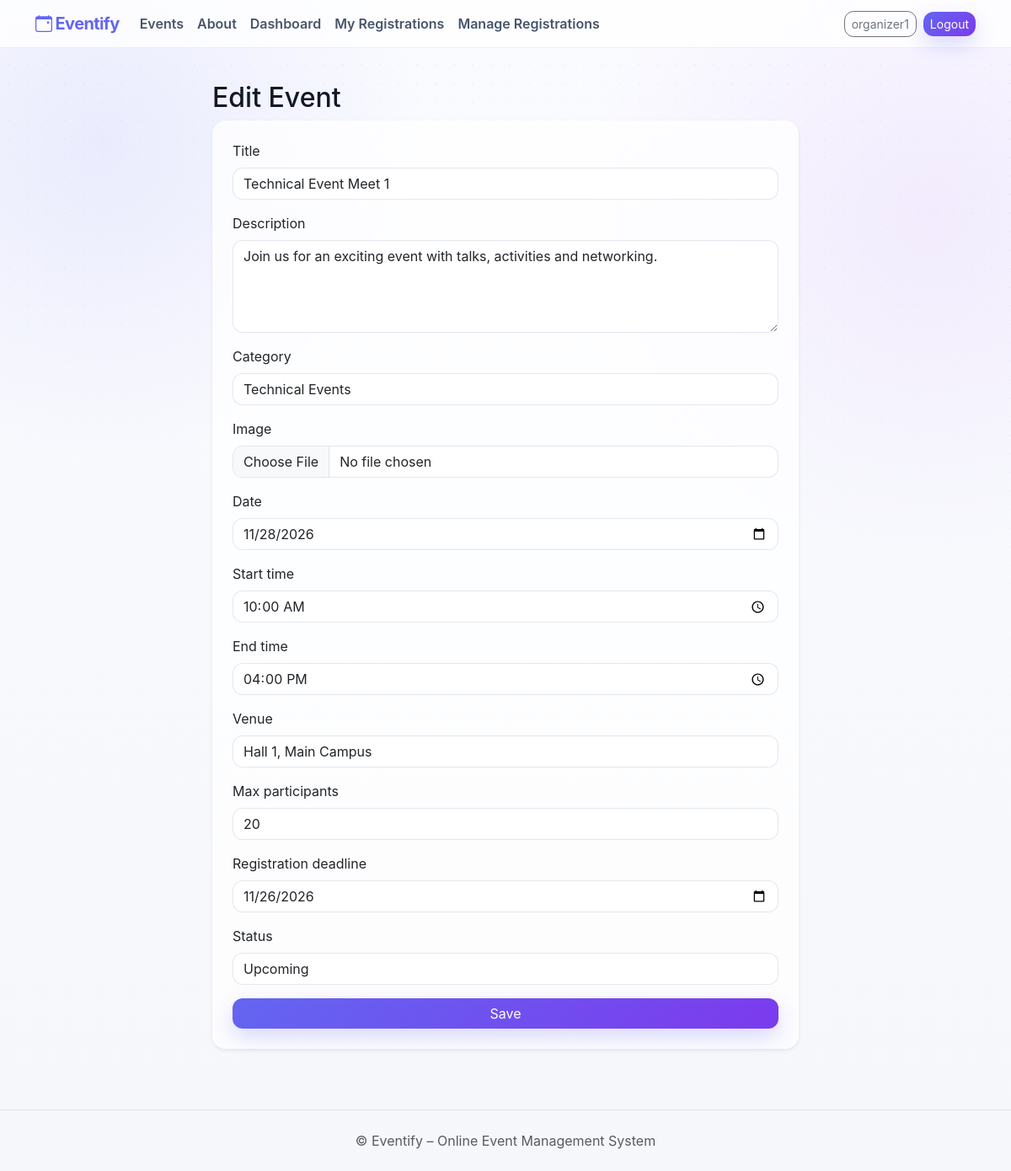
Screenshot of /events/1/edit/ (signed in) with the database file from the repository.
### events/models.py (models this page shows, shortened)
class Event(models.Model):
    STATUS = [("upcoming", "Upcoming"), ("ongoing", "Ongoing"), ("completed", "Completed"), ("cancelled", "Cancelled")]
    title = models.CharField(max_length=150)
    description = models.TextField()
    category = models.ForeignKey(Category, on_delete=models.PROTECT, related_name="events")
    image = models.ImageField(upload_to="events/", blank=True)
    date = models.DateField(); start_time = models.TimeField(); end_time = models.TimeField()
    venue = models.CharField(max_length=150)
    organizer = models.ForeignKey(User, on_delete=models.CASCADE, related_name="organized_events")
    max_participants = models.PositiveIntegerField()
    registration_deadline = models.DateField()
    status = models.CharField(max_length=10, choices=STATUS, default="upcoming")
    created_at = models.DateTimeField(auto_now_add=True)
    class Meta:
        ordering = ["date", "start_time"]

### events/views.py (the view)
# urls.py: path("events/<int:pk>/edit/", views.event_edit, name="event_edit"),
@login_required
def event_edit(request, pk):
    event = get_object_or_404(Event, pk=pk); _check_owner(request.user, event)
    form = EventForm(request.POST or None, request.FILES or None, instance=event)
    if request.method == "POST" and form.is_valid():
        form.save(); messages.success(request, "Event updated."); return redirect("event_detail", pk=pk)
    return render(request, "events/form.html", {"form": form, "title": "Edit Event"})

### events/forms.py (shortened to what this page needs)
class EventForm(BootstrapMixin, forms.ModelForm):
    class Meta:
        model = Event
        exclude = ["organizer", "created_at"]
        widgets = {"date": forms.DateInput(attrs={"type": "date"}), "registration_deadline": forms.DateInput(attrs={"type": "date"}),
                   "start_time": forms.TimeInput(attrs={"type": "time"}), "end_time": forms.TimeInput(attrs={"type": "time"}),
                   "description": forms.Textarea(attrs={"rows": 4})}
    def __init__(self, *a, **k):
        super().__init__(*a, **k); self.style()

### accounts/forms.py (called while the page is built)
    def style(self):
        for f in self.fields.values():
            f.widget.attrs.setdefault("class", "form-select" if isinstance(f.widget, forms.Select) else "form-control")

### accounts/models.py (called while the page is built)
    def can_organize(self):
        return self.role == "organizer" or self.user.is_staff

### events/models.py (called while the page is built)
    def __str__(self): return self.name

### events/views.py (called while the page is built)
def _check_owner(user, event):
    if not (user.is_staff or event.organizer_id == user.id): raise PermissionDenied

### templates/events/form.html
{% extends "base.html" %}{% block content %}<div class="container" style="max-width:720px"><h2>{{ title }}</h2>
<form method="post" enctype="multipart/form-data" class="card border-0 shadow-sm rounded-4 p-4">{% csrf_token %}{{ form.non_field_errors }}
{% for f in form %}<div class="mb-3"><label class="form-label">{{ f.label }}</label>{{ f }}{% for er in f.errors %}<div class="text-danger small">{{ er }}</div>{% endfor %}</div>{% endfor %}
<button class="btn btn-brand">Save</button></form></div>{% endblock %}

### templates/base.html (shortened to what this page needs)
{% load static %}<!doctype html>
<html lang="en"><head><meta charset="utf-8"><meta name="viewport" content="width=device-width, initial-scale=1">
<link href="https://cdn.jsdelivr.net/npm/bootstrap@5.3.3/dist/css/bootstrap.min.css" rel="stylesheet">
<link href="https://cdn.jsdelivr.net/npm/bootstrap-icons@1.11.3/font/bootstrap-icons.css" rel="stylesheet">
<link href="{% static 'css/style.css' %}" rel="stylesheet"></head>
<body>
<nav class="navbar navbar-expand-lg bg-white border-bottom sticky-top"><div class="container">
 <a class="navbar-brand fw-bold text-brand" href="{% url 'home' %}"><i class="bi bi-calendar-event"></i> Eventify</a>
 <div class="collapse navbar-collapse" id="nav">
  <ul class="navbar-nav me-auto">
   <li class="nav-item"><a class="nav-link" href="{% url 'events' %}">Events</a></li>
   <li class="nav-item"><a class="nav-link" href="{% url 'about' %}">About</a></li>
   {% if user.is_authenticated %}<li class="nav-item"><a class="nav-link" href="{% url 'dashboard' %}">Dashboard</a></li>
   <li class="nav-item"><a class="nav-link" href="{% url 'my_registrations' %}">My Registrations</a></li>
   {% if user.profile.can_organize %}<li class="nav-item"><a class="nav-link" href="{% url 'manage_registrations' %}">Manage Registrations</a></li>{% endif %}
   {% if user.is_staff %}<li class="nav-item"><a class="nav-link" href="{% url 'manage_users' %}">Users</a></li>{% endif %}{% endif %}
  </ul>
  <div class="d-flex gap-2 align-items-center">
  {% if user.is_authenticated %}<a class="btn btn-outline-secondary btn-sm" href="{% url 'profile' %}">{{ user.username }}</a>
   <form method="post" action="{% url 'logout' %}">{% csrf_token %}<button class="btn btn-brand btn-sm">Logout</button></form>
  {% else %}<a class="btn btn-outline-secondary btn-sm" href="{% url 'login' %}">Login</a><a class="btn btn-brand btn-sm" href="{% url 'signup' %}">Sign up</a>{% endif %}
  </div></div></div></nav>
<main class="py-4 page-enter">{% block content %}{% endblock %}</main>
<footer class="py-4 mt-5 text-center text-muted border-top">&copy; Eventify – Online Event Management System</footer>
{% block scripts %}{% endblock %}</body></html>

### static/css/style.css (style rules this page uses)
:root { --brand: #6366f1; --brand-strong: #4f46e5; --ink: #111827; --muted: #64748b; --glass: rgba(255, 255, 255, .72); --glass-border: rgba(255, 255, 255, .72); --shadow: 0 24px 60px rgba(79, 70, 229, .12); }
* { box-sizing: border-box; }
html { scroll-behavior: smooth; }
body { min-height: 100vh; overflow-x: hidden; color: var(--ink); background: radial-gradient(circle at 10% 12%, rgba(99, 102, 241, .10), transparent 24rem), radial-gradient(circle at 92% 18%, rgba(168, 85, 247, .09), transparent 26rem), linear-gradient(180deg, #fafbff 0%, #f5f7fb 100%); font-family: Inter, ui-sans-serif, -apple-system, BlinkMacSystemFont, "Segoe UI", sans-serif; }
body::before { content: ""; position: fixed; z-index: -1; inset: 0; opacity: .32; background-image: radial-gradient(rgba(99, 102, 241, .18) .75px, transparent .75px); background-size: 22px 22px; mask-image: linear-gradient(to bottom, #000, transparent 70%); }
.navbar { background: rgba(255, 255, 255, .78) !important; border: 0 !important; border-bottom: 1px solid rgba(148, 163, 184, .16) !important; backdrop-filter: blur(22px) saturate(160%); -webkit-backdrop-filter: blur(22px) saturate(160%); transition: background .3s ease, box-shadow .3s ease; }
.navbar-brand { letter-spacing: -.03em; transition: transform .25s ease; }
.nav-link { position: relative; color: #475569 !important; font-weight: 600; transition: color .2s ease; }
.nav-link::after { content: ""; position: absolute; left: .5rem; right: .5rem; bottom: .28rem; height: 2px; border-radius: 99px; background: linear-gradient(90deg, #6366f1, #a855f7); transform: scaleX(0); transition: transform .25s cubic-bezier(.2, .8, .2, 1); }
.text-brand { color: var(--brand) !important; }
.btn-brand { position: relative; overflow: hidden; border: 0; border-radius: .75rem; background: linear-gradient(135deg, #6366f1, #7c3aed); color: #fff; box-shadow: 0 10px 24px rgba(99, 102, 241, .24); transition: transform .22s cubic-bezier(.2, .8, .2, 1), box-shadow .22s ease, filter .22s ease; }
.btn-outline-secondary, .btn-outline-primary, .btn-outline-danger { border-radius: .7rem; transition: transform .2s ease, box-shadow .2s ease, background .2s ease; }
.card, .list-group, .table-responsive { border-radius: 1.15rem; }
.card, .table-responsive, .list-group { border: 1px solid rgba(255,255,255,.76); background: rgba(255,255,255,.74); backdrop-filter: blur(18px) saturate(145%); }
.form-control, .form-select { border: 1px solid rgba(148,163,184,.26); border-radius: .75rem; background: rgba(255,255,255,.82); transition: border-color .2s ease, box-shadow .2s ease, transform .2s ease; }
.reveal { opacity: 0; transform: translateY(22px); transition: opacity .72s ease, transform .72s cubic-bezier(.2,.8,.2,1); }
.reveal.visible { opacity: 1; transform: translateY(0); }
.page-enter { animation: page-enter .65s cubic-bezier(.2,.8,.2,1) both; }

### rows the page displays
Event: form "Technical Event Meet 1" "Join us for an exciting event with talks, activities and networking." "Technical Events" "11/28/2026" "10:00:00" "16:00:00" "Hall 1, Main Campus" "20" "11/26/2026" "Upcoming"

### other values shown
{{ user.username }} "organizer1"
{{ title }} "Edit Event"
{{ f.label }} "Title" "Description" "Category" "Image" "Date" "Start time" "End time" "Venue" "Max participants" "Registration deadline" "Status"
